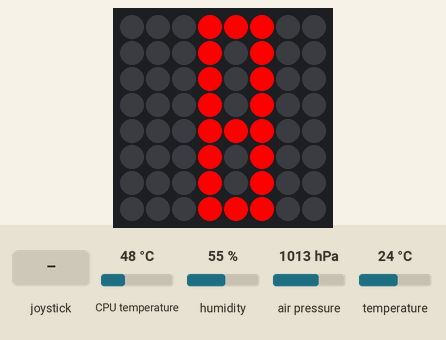
Simulated run of this program. Board: Raspberry Pi (BCM pin numbers) with a Sense HAT. On the bench: the Sense HAT's 8×8 RGB LED matrix. The test bench sets the inputs (shaded band); at power-on: temperature 24 °C, air pressure 1013 hPa, CPU temperature 48 °C, humidity 55 %. Files the program writes start out absent; the 64×8 strip is a reading aid, not a part: it shows the text the matrix is scrolling, unrolled, one strip-width of it at a time; threads take turns every 2 ms; the clock reads 2024-03-15 10:24:30 at power-on unless the program sets it; what the program prints to the terminal is not drawn.

Above: at 5.0 s.
5.1 s: joystick pushed up
At 5.31 s:
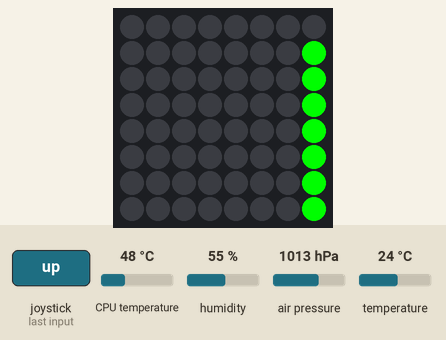
6.9 s: joystick pushed down
At 7.92 s:
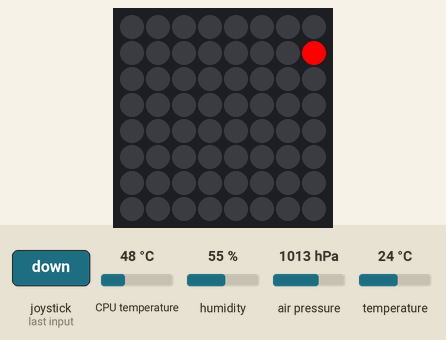
9.4 s: temperature set to 12 °C
At 12.2 s:
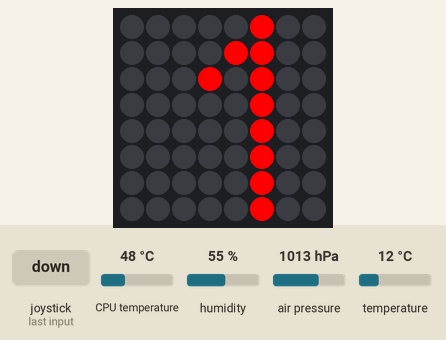
12.4 s: joystick pushed up
At 15.35 s:
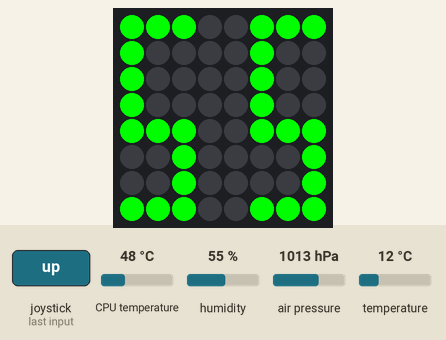
15.4 s: joystick pushed up
At 15.61 s:
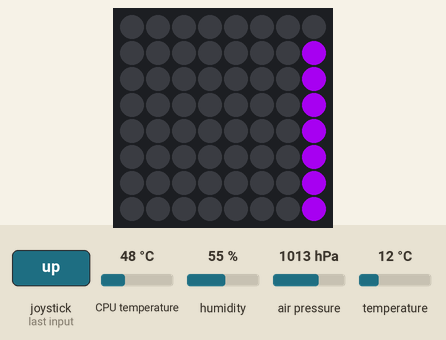
17.2 s: air pressure set to 952 hPa
At 19.0 s:
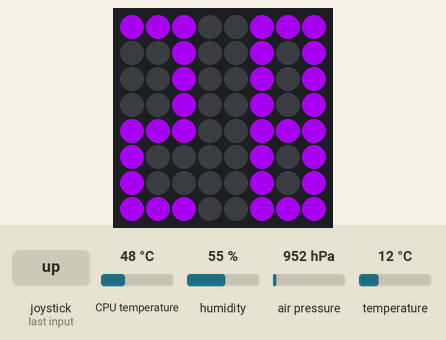

The program:

weather_station.py
```python
#!/usr/bin/python
'''*****************************************************************************************************************
    Raspberry Pi + Raspbian Weather Station
    By Uladzislau Bayouski
    https://www.linkedin.com/in/uladzislau-bayouski-a7474111b/

    A Raspberry Pi based weather station that measures temperature, humidity and pressure using
    the Astro Pi Sense HAT then uploads the data to a Weather Underground weather station.
    Calculates dew point. Completely configurable and working asyncroniously in multi threads.
    Uses stick for choosing different weather entities and visual styles.
    Uses logger to log runtime issues/errors.

    Inspired by http://makezine.com/projects/raspberry-pi-weather-station-mount/ project
********************************************************************************************************************'''
from __future__ import print_function
from collections import deque
from sense_hat import SenseHat, ACTION_RELEASED, DIRECTION_UP, DIRECTION_DOWN, DIRECTION_LEFT, DIRECTION_RIGHT
from threading import Timer
from urllib import urlencode

import datetime
import logging
import os
import signal
import sys
import time
import urllib2

from config import Config
from weather_entities import DEFAULT_WEATHER_ENTITIES, CarouselContainer, WeatherEntityType

class WeatherStation(CarouselContainer):
    """Weather Station controlling class, setups and manages station run time."""

    # Constants
    SMOOTH_READINGS_NUMBER = 3
    READINGS_PRINT_TEMPLATE = 'Temp: %sC (%sF), Humidity: %s%%, Pressure: %s inHg'

    def __init__(self):
        super(WeatherStation, self).__init__()

        self._sense_hat = None
        self._log_timer = None
        self._upload_timer = None
        self._update_timer = None
        self._last_readings = None

    @property
    def carousel_items(self):
        return DEFAULT_WEATHER_ENTITIES

    @property
    def current_style(self):
        return self.current_item.current_style

    def activate_sensors(self):
        """Activates sensors by requesting first values and assigning handlers."""
        self._sense_hat = SenseHat()

        # Scroll Init message over HAT screen
        self._show_message('Init Sensors', (255, 255, 0), (0, 0, 255))

        # Init sensors, to be sure first effective run uses correct sensors values
        self._sense_hat.get_humidity()
        self._sense_hat.get_pressure()

        # Setup Sense Hat stick
        self._sense_hat.stick.direction_up = self._change_weather_entity
        self._sense_hat.stick.direction_down = self._change_weather_entity
        self._sense_hat.stick.direction_left = self._change_weather_entity
        self._sense_hat.stick.direction_right = self._change_weather_entity

    def start_station(self):
        """Launches multiple threads to handle configured behavior."""
        if Config.LOG_TO_CONSOLE and Config.LOG_INTERVAL:
            self._log_results(first_time=True)

        if Config.WEATHER_UPLOAD and Config.UPLOAD_INTERVAL:
            self._upload_results(first_time=True)

        if Config.UPDATE_DISPLAY and Config.UPDATE_INTERVAL:
            self._update_display()

    def stop_station(self):
        """Tries to stop active threads and clean up screen."""
        if self._sense_hat:
            self._sense_hat.clear()

        if self._log_timer:
            self._log_timer.cancel()

        if self._upload_timer:
            self._upload_timer.cancel()

        if self._update_timer:
            self._update_timer.cancel()

    @staticmethod
    def to_fahrenheit(value):
        """Converts celsius temperature to fahrenheit."""
        return (value * 1.8) + 32

    @staticmethod
    def calculate_dew_point(temp, hum):
        """
        Calculates dewpoint in celsius, uses simplified formula less accurate but obvious.
        https://en.wikipedia.org/wiki/Dew_point#Calculating_the_dew_point
        """
        return temp - (100 - hum) / 5

    def get_temperature(self):
        """
        Gets temperature and adjusts it with environmental impacts (like cpu temperature).

        There are some issues, getting an accurate temperature reading from the
        Sense HAT is improbable, see here:
        https://www.raspberrypi.org/forums/viewtopic.php?f=104&t=111457
        We need to take CPU temp into account. The Pi foundation recommendeds using the following:
        http://yaab-arduino.blogspot.co.uk/2016/08/accurate-temperature-reading-sensehat.html
        """

        # Get temp readings from both sensors
        humidity_temp = self._sense_hat.get_temperature_from_humidity()
        pressure_temp = self._sense_hat.get_temperature_from_pressure()

        # avg_temp becomes the average of the temperatures from both sensors
        # We need to check for pressure_temp value is not 0, to not ruin avg_temp calculation
        avg_temp = (humidity_temp + pressure_temp) / 2 if pressure_temp else humidity_temp

        # Get the CPU temperature
        cpu_temp = self._get_cpu_temp()

        # Calculate temperature compensating for CPU heating
        adj_temp = avg_temp - (cpu_temp - avg_temp) / 1.5

        # Average out value across the last three readings
        return self._get_smooth(adj_temp)

    def get_humidity(self):
        """Gets humidity sensor value."""
        return self._sense_hat.get_humidity()

    def get_pressure(self):
        """Gets humidity sensor value and converts pressure from millibars to inHg before posting."""
        return self._sense_hat.get_pressure() * 0.0295300

    def get_sensors_data(self):
        """Returns sensors data tuple."""

        temp_in_celsius = self.get_temperature()

        return (
            round(temp_in_celsius, 1),
            round(self.to_fahrenheit(temp_in_celsius), 1),
            round(self.get_humidity(), 0),
            round(self.get_pressure(), 1)
        )

    def _change_weather_entity(self, event):
        """Internal. Switches to next/previous weather entity or next/previous visual style."""

        # We need to handle release event state
        if event.action == ACTION_RELEASED:
            self._sense_hat.clear()

            if event.direction == DIRECTION_UP:
                next_entity = self.next_item
                self._show_message(next_entity.entity_messsage, next_entity.positive_color)
            elif event.direction == DIRECTION_DOWN:
                previous_entity = self.previous_item
                self._show_message(previous_entity.entity_messsage, previous_entity.positive_color)
            elif event.direction == DIRECTION_LEFT:
                self.current_item.previous_item
            else:
                self.current_item.next_item

            self._update_display(loop=False)

    def _show_message(self, message, message_color, background_color=(0, 0, 0)):
        """Internal. Shows message by scrolling it over HAT screen."""

        # Need to be sure we revert any changes to rotation
        self._sense_hat.rotation = 0
        self._sense_hat.show_message(message, Config.SCROLL_TEXT_SPEED, message_color, background_color)

    def _log_results(self, first_time=False):
        """Internal. Continuously logs sensors values."""

        if not first_time:
            print(self.READINGS_PRINT_TEMPLATE % self.get_sensors_data())

        self._log_timer = self._start_timer(Config.LOG_INTERVAL, self._log_results)

    def _update_display(self, loop=True):
        """Internal. Continuously updates screen with new sensors values."""

        sensors_data = self.get_sensors_data()

        if self.current_item.entity_type is WeatherEntityType.TEMPERATURE:
            pixels = self.current_item.show_pixels(sensors_data[0])
        elif self.current_item.entity_type is WeatherEntityType.HUMIDITY:
            pixels = self.current_item.show_pixels(sensors_data[2])
        else:
            pixels = self.current_item.show_pixels(sensors_data[3])

        self._sense_hat.set_rotation(self.current_style.rotation)
        self._sense_hat.set_pixels(pixels)

        if loop:
            self._update_timer = self._start_timer(Config.UPDATE_INTERVAL, self._update_display)

    def _upload_results(self, first_time=False):
        """Internal. Continuously uploads new sensors values to Weather Underground."""

        if not first_time:
            print('Uploading data to Weather Underground')
            sensors_data = self.get_sensors_data()

            # Build a weather data object http://wiki.wunderground.com/index.php/PWS_-_Upload_Protocol
            weather_data = {
                'action': 'updateraw',
                'ID': Config.STATION_ID,
                'PASSWORD': Config.STATION_KEY,
                'dateutc': 'now',
                'tempf': str(sensors_data[1]),
                'humidity': str(sensors_data[2]),
                'baromin': str(sensors_data[3]),
                'dewptf': str(self.to_fahrenheit(self.calculate_dew_point(sensors_data[0], sensors_data[2])))
            }

            try:
                upload_url = Config.WU_URL + '?' + urlencode(weather_data)
                response = urllib2.urlopen(upload_url)
                html = response.read()
                print('Server response: ', html)

                # Close response object
                response.close()
            except:
                print('Could not upload to Weather Underground')
                logging.warning('Could not upload to Weather Underground', exc_info=True)

        self._upload_timer = self._start_timer(Config.UPLOAD_INTERVAL, self._upload_results)

    def _start_timer(self, interval, callback):
        """Internal. Starts timer with given interval and callback function."""

        timer = Timer(interval, callback)
        timer.daemon = True
        timer.start()

        return timer

    def _get_cpu_temp(self):
        """"
        Internal.
        Executes a command at the OS to pull in the CPU temperature.
        Thanks to https://www.raspberrypi.org/forums/viewtopic.php?f=104&t=111457
        """

        res = os.popen('vcgencmd measure_temp').readline()
        return float(res.replace('temp=', '').replace("'C\n", ''))

    def _get_smooth(self, value):
        """Moving average to smooth reading."""

        # We use deque here as it is more efficient for in/out behaviour than regular list/tuple
        if not self._last_readings:
            self._last_readings = deque((value, ) * self.SMOOTH_READINGS_NUMBER, self.SMOOTH_READINGS_NUMBER)
        else:
            self._last_readings.appendleft(value)

        # Average last temperature readings
        return sum(self._last_readings) / self.SMOOTH_READINGS_NUMBER


# Check prerequisites and launch Weather Station
if __name__ == '__main__':
    # Setup logger, to log warning/errors during execution
    logging.basicConfig(
        filename='/home/pi/weather_station/error.log',
        format='\r\n%(asctime)s %(levelname)s %(message)s',
        level=logging.WARNING
    )

    #  Read Weather Underground Configuration Parameters
    if Config.STATION_ID is None or Config.STATION_KEY is None:
        print('Missing values from the Weather Underground configuration file\n')
        logging.warning('Missing values from the Weather Underground configuration file')

        sys.exit(1)

    # Make sure we don't have an upload interval more than 3600 seconds
    if Config.UPLOAD_INTERVAL > 3600:
        print('The application\'s upload interval cannot be greater than 3600 seconds')
        logging.warning('The application\'s upload interval cannot be greater than 3600 seconds')

        sys.exit(1)

    print('Successfully read Weather Underground configuration values')
    print('Station ID: ', Config.STATION_ID)

    def _terminate_application(signal=None, frame=None):
        """Nested. Internal. Tries to terminate weather station and make a clean up."""

        # We need to check if station was initialized
        if 'station' in globals():
            station.stop_station()

        logging.warning('Application terminated', exc_info=not signal)

        print('\nExiting application')

    # Subscribe to signals events
    signal.signal(signal.SIGTERM, _terminate_application)

    try:
        station = WeatherStation()

        station.activate_sensors()
        print('Successfully initialized sensors')
        print(station.READINGS_PRINT_TEMPLATE % station.get_sensors_data())

        station.start_station()
        print('Weather Station successfully launched')

        signal.pause()
    except:
        _terminate_application()

        sys.exit(0)
```

config.py
```python
'''*****************************************************************************************************************
    Raspberry Pi + Raspbian Weather Station
    By Uladzislau Bayouski
    https://www.linkedin.com/in/uladzislau-bayouski-a7474111b/

    Configuration package.
********************************************************************************************************************'''

class Config:
    """Configuration class for Weather Station"""

    # Weather Undeground configuration
    STATION_ID = 'YOUR_STATION_ID'
    STATION_KEY = 'YOUR_STATION_KEY'
    WU_URL = 'http://weatherstation.wunderground.com/weatherstation/updateweatherstation.php'

    # Runtime configuration
    WEATHER_UPLOAD = True
    UPLOAD_INTERVAL = 600 # in seconds
    LOG_TO_CONSOLE = False
    LOG_INTERVAL = 5 # in seconds
    UPDATE_DISPLAY = True
    UPDATE_INTERVAL = 60 # in seconds

    # Visual styles configuration
    TEMP_POSITIVE = (255, 0, 0)    # red
    TEMP_NEGATIVE = (0, 0, 255)    # blue
    HUM_POSITIVE = (0, 255, 0)     # green
    HUM_NEGATIVE = (255, 255, 255) # white
    PRESS_POSITIVE = (148, 0, 211)  # purple
    PRESS_NEGATIVE = (255, 140, 0)   # orange
    SCROLL_TEXT = True
    SCROLL_TEXT_SPEED = .05
```

Source omitted: weather_entities.py (5285 bytes), visual_styles.py (10227 bytes)

Measured:
- after the input at 5.1 s, the LEDs: first change after 0.15 s (image 1 shows a later state)
- after the input at 9.4 s, the LEDs: first differ from a run without the input after 2.1 s (image 3)
- after the input at 12.4 s, the LEDs: first change after 0.15 s (image 4 shows a later state)
- after the input at 15.4 s, the LEDs: first change after 0.15 s (image 5 shows a later state)
